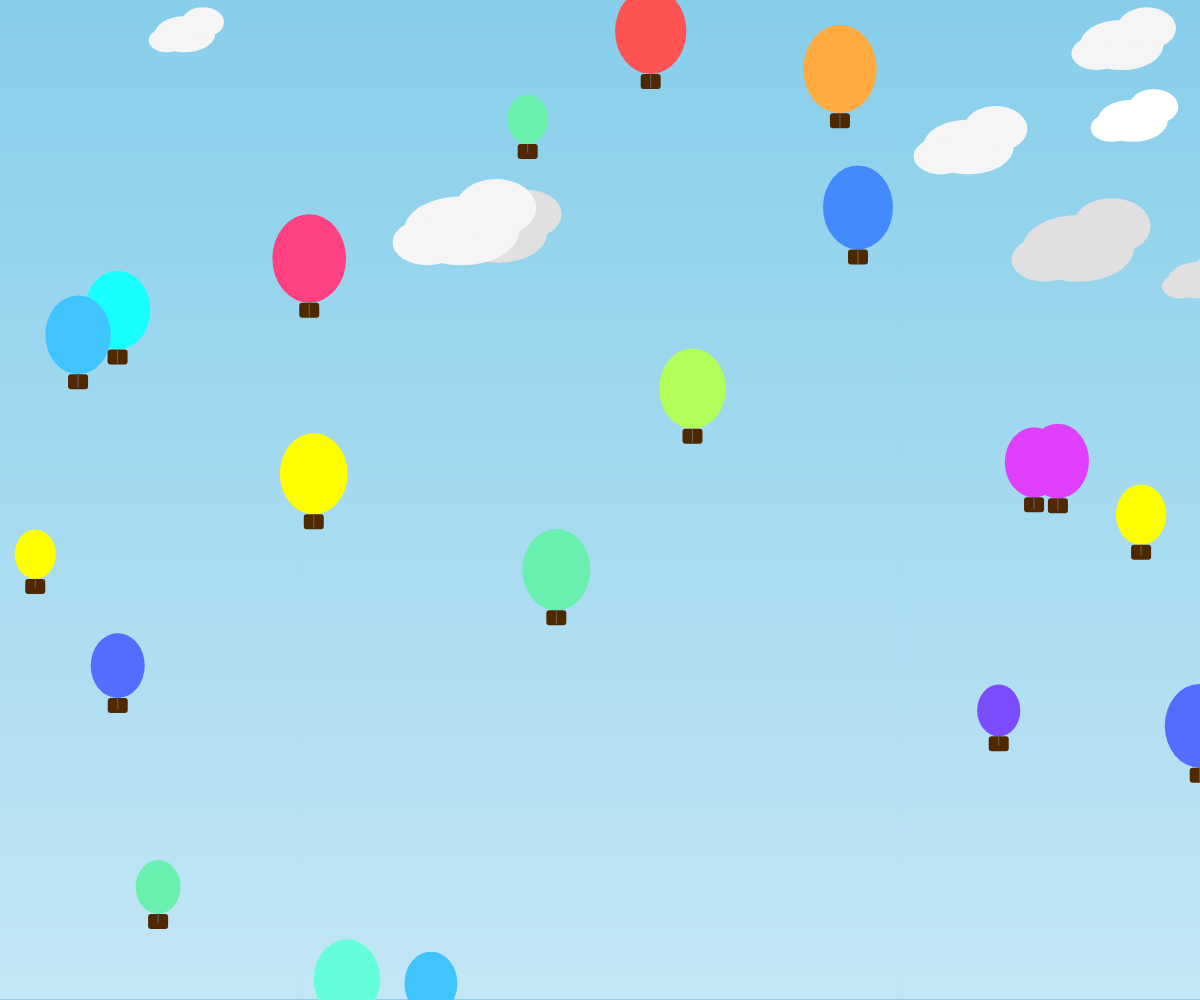
Frame 1 (no input)
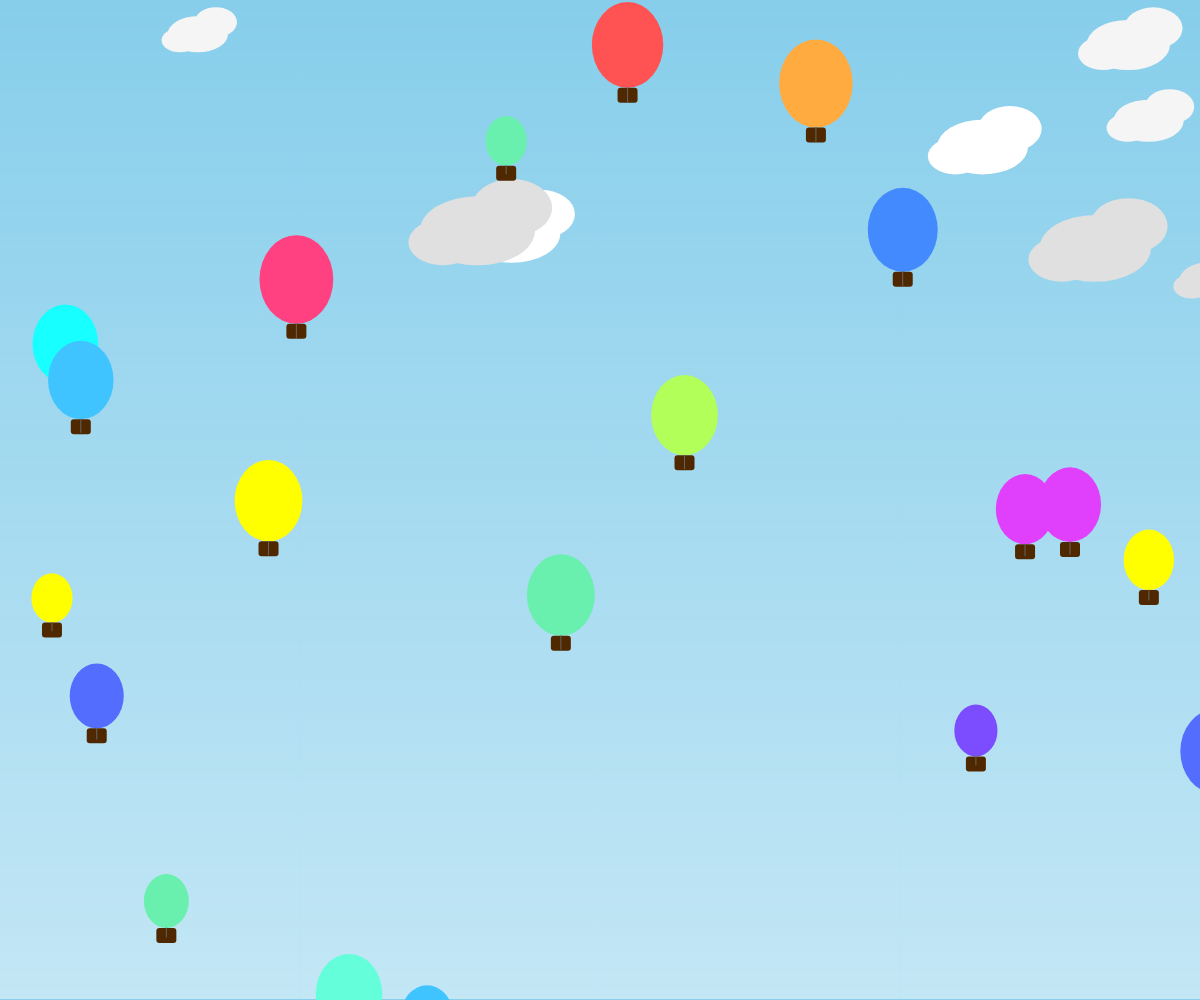
Frame 60 (no input)
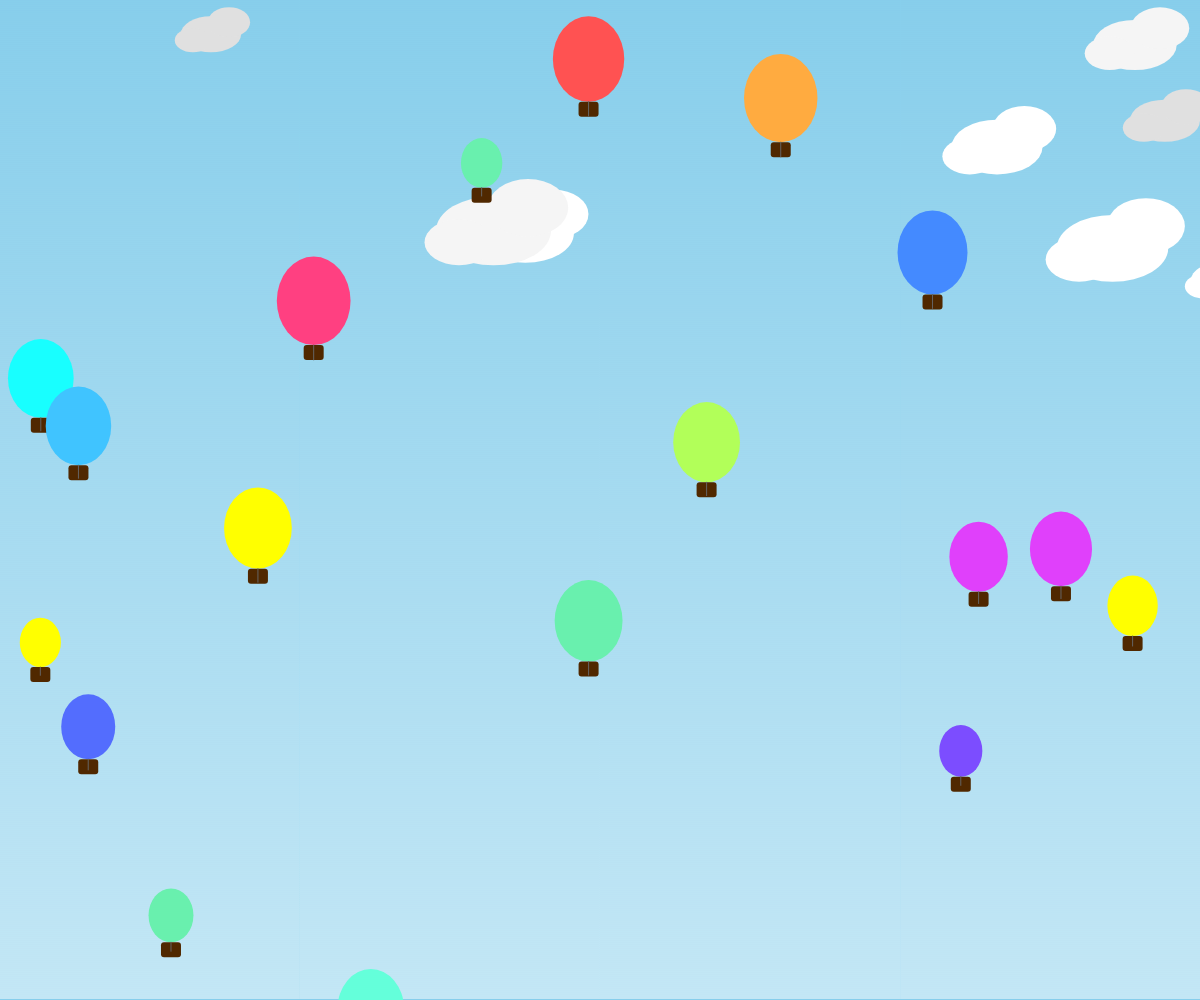
Frame 120 (the mouse pressed at the canvas centre since frame 60)

The p5.js sketch that drew these frames (run headless with seeded random() and noise() and a simulated clock; from frame 60 on, the mouse is pressed at the canvas centre):

// p5.js sketch
// ── sketch.js
// Hot air balloons floating in a peaceful sky
const PALETTE = [
  '#FF5252', '#FF4081', '#E040FB', '#7C4DFF',
  '#536DFE', '#448AFF', '#40C4FF', '#18FFFF',
  '#64FFDA', '#69F0AE', '#B2FF59', '#EEFF41',
  '#FFFF00', '#FFD740', '#FFAB40', '#FF6E40'
];
const CLOUD_COLORS = ['#FFFFFF', '#F5F5F5', '#E0E0E0'];
let balloons = [];
let clouds = [];

function setup() {
  createCanvas(windowWidth, windowHeight);
  
  // Create initial balloons
  for (let i = 0; i < 20; i++) {
    balloons.push({
      x: random(width),
      y: random(height),
      size: random(40, 80),
      color: random(PALETTE),
      speedX: random(-0.5, 0.5),
      speedY: random(0.2, 0.8),
      sway: random(TWO_PI),
      swaySpeed: random(0.01, 0.03),
      bloom: false,
      bloomTimer: 0,
      originalColor: null
    });
  }
  
  // Create initial clouds
  for (let i = 0; i < 8; i++) {
    clouds.push({
      x: random(width),
      y: random(height * 0.3),
      size: random(60, 120),
      speed: random(0.1, 0.3)
    });
  }
}

function draw() {
  // Sky gradient background
  background(135, 206, 235);
  for (let y = 0; y < height; y += 2) {
    const inter = map(y, 0, height, 0, 1);
    const c = lerpColor(color(135, 206, 235), color(255, 255, 255), inter);
    stroke(c);
    line(0, y, width, y);
  }
  
  // Draw clouds
  for (let cloud of clouds) {
    fill(random(CLOUD_COLORS));
    noStroke();
    ellipse(cloud.x, cloud.y, cloud.size, cloud.size * 0.6);
    ellipse(cloud.x + cloud.size * 0.3, cloud.y - cloud.size * 0.2, cloud.size * 0.7, cloud.size * 0.5);
    ellipse(cloud.x - cloud.size * 0.3, cloud.y + cloud.size * 0.1, cloud.size * 0.6, cloud.size * 0.4);
    
    // Move clouds
    cloud.x += cloud.speed;
    if (cloud.x > width + cloud.size) {
      cloud.x = -cloud.size;
    }
  }
  
  // Draw and update balloons
  for (let balloon of balloons) {
    // Update position with sway
    balloon.x += balloon.speedX + sin(balloon.sway) * 0.5;
    balloon.y += balloon.speedY;
    balloon.sway += balloon.swaySpeed;
    
    // Bloom effect
    if (balloon.bloom) {
      balloon.bloomTimer--;
      if (balloon.bloomTimer <= 0) {
        balloon.bloom = false;
        balloon.color = balloon.originalColor;
      }
    }
    
    // Draw balloon body
    noStroke();
    fill(balloon.color);
    ellipse(balloon.x, balloon.y, balloon.size, balloon.size * 1.2);
    
    // Draw basket
    fill(80, 40, 0);
    rect(balloon.x - 10, balloon.y + balloon.size * 0.6, 20, 15, 3);
    
    // Draw rope
    stroke(100);
    strokeWeight(1);
    line(balloon.x, balloon.y + balloon.size * 0.6, balloon.x, balloon.y + balloon.size * 0.8);
    
    // Reset if off screen
    if (balloon.y > height + balloon.size) {
      balloon.y = -balloon.size;
      balloon.x = random(width);
    }
  }
}

function mousePressed() {
  // Find balloons near the click
  for (let balloon of balloons) {
    const d = dist(mouseX, mouseY, balloon.x, balloon.y);
    if (d < 100) {
      // Bloom effect
      balloon.bloom = true;
      balloon.bloomTimer = 30;
      balloon.originalColor = balloon.color;
      balloon.color = random(PALETTE);
    }
  }
}

function windowResized() {
  resizeCanvas(windowWidth, windowHeight);
}
